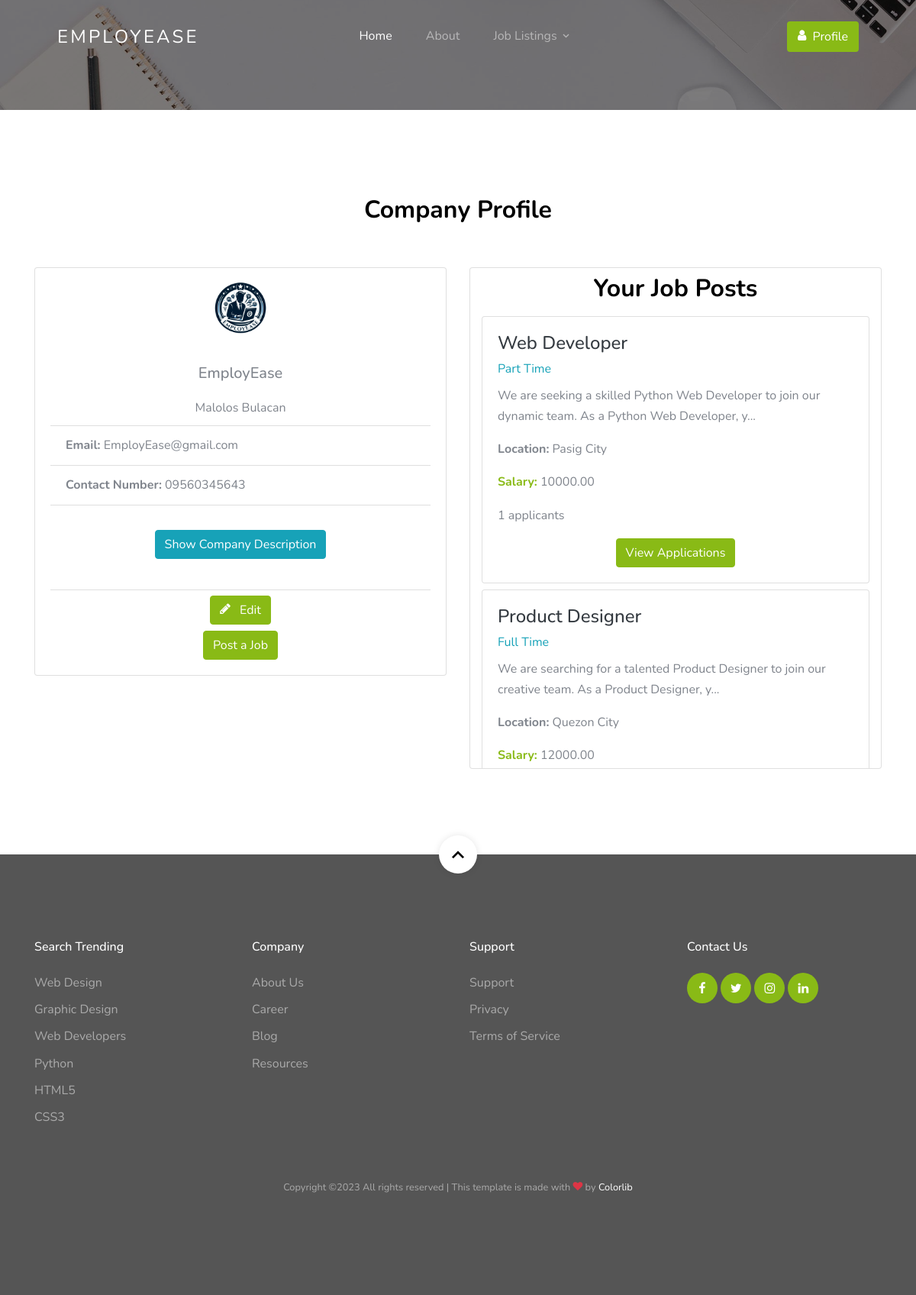
/company_profile/ (signed in), run on the app's committed database.
### website/models.py (models this page shows, shortened)
class Employer(models.Model):
    user_profile = models.OneToOneField(UserProfile, on_delete=models.CASCADE, related_name='employer')
    company_name = models.CharField(max_length=255)
    company_address = models.CharField(max_length=255)
    company_email = models.EmailField()
    contact_number = models.CharField(max_length=15)
    company_logo = models.ImageField(upload_to='company_logo/', null=True, blank=True)
    company_desc = models.CharField(max_length=655, null=True, blank=True)

class JobPosting(models.Model):
    JOB_TYPE_CHOICES = [
    ('full_time', 'Full Time'),
    ('freelancer', 'Freelancer'),
    ('part_time', 'Part Time'),
    ('intern', 'Intern'),
    ]
    employer = models.ForeignKey(Employer, on_delete=models.CASCADE, related_name='job_postings')
    job_title = models.CharField(max_length=255)
    job_description = models.TextField()
    job_requirements = models.TextField()
    job_location = models.CharField(max_length=255)
    salary = models.DecimalField(max_digits=10, decimal_places=2)
    job_type = models.CharField(max_length=20, choices=JOB_TYPE_CHOICES, default='full_time')
    application_deadline = models.DateField(null=True, blank=True)
    is_verified = models.BooleanField(default=False)
    @property
    def num_applicants(self):
        return UserCV.objects.filter(job_posting=self).count()

### website/views.py (the view)
# urls.py: path('company_profile/', views.company_profile, name="company_profile"),
@login_required
def company_profile(request):
    try:
        employer = Employer.objects.get(user_profile__user=request.user)
        job_postings = employer.job_postings.all()
    except Employer.DoesNotExist:
        employer = None
        job_postings = None
    if request.method == 'POST':
        form = EmployerEditForm(request.POST, request.FILES, instance=employer)
        if form.is_valid():
            form.save()
            return redirect('company_profile')
    else:
        form = EmployerEditForm(instance=employer)
    return render(request, 'company_profile.html', {'employer': employer, 'form': form, 'job_postings': job_postings})

### website/templates/company_profile.html (shortened to what this page needs)
{% extends "base/base.html" %}
{% load static %}
{% block template %}
    {% include "base/navbar.html" %}
    <section class="section-hero overlay inner-page bg-image" style="background-image: url('{%static 'website/images/hero_1.jpg'%}');" id="home-section">
    </section>
    <section class="site-section" id="company-profile-section">
        <div class="container">
            <div class="row justify-content-center mb-5">
                <div class="col-md-7 text-center">
                    <h2 class="section-title mb-2">Company Profile</h2>
                </div>
            </div>
        <div class="row">
            <div class="col-md-6">
                {% if employer %}
                    <div class="card">
                        <div class="row justify-content-center mt-2">
                        {% if employer.company_logo %}
                        <img src="{{ employer.company_logo.url }}" class="card-img-top img-fluid logo-8"alt="Company Logo">
                        {% else %}
                        <img src="{%static 'website/images/default_logo.png'%}" class="card-img-top img-fluid logo-8"alt="Company Logo">
                        {% endif %}
                        </div>
                        <div class="card-body">
                            <div class="row justify-content-center mt-2">
                                <h5 class="card-title">{{ employer.company_name }}</h5>
                            </div>
                            <div class="row justify-content-center mt-2">
                                <p class="card-text mb-2">{{ employer.company_address }}</p>
                            </div>
                            <ul class="list-group list-group-flush">
                                <li class="list-group-item">
                                    <strong>Email:</strong> {{ employer.company_email }}
                                </li>
                                <li class="list-group-item">
                                    <strong>Contact Number:</strong> {{ employer.contact_number }}
                                </li>
                                <li class="list-group-item">
                                    <div class="card-body text-center">
                                        <button class="btn btn-info mb-2" type="button" data-toggle="collapse" data-target="#companyDescCollapse" aria-expanded="false" aria-controls="companyDescCollapse">
                                            Show Company Description
                                        </button>
                                    </div>
                                </li>
                            </ul>
                            {% if user == request.user %}
                            <div class="mt-2 align-items-center text-center">
                                <a href="#" data-toggle="modal" data-target="#editEmployerProfileModal" class="btn btn-primary text-center">
                                <i class="mr-2 icon-pencil"></i> Edit
                                </a>
                            </div>
                            <div class="mt-2 align-items-center text-center">
                                <a href="{% url 'post_job' %}" class="btn btn-primary text-center">
                                 Post a Job
                                </a>
                            </div>
                            {% endif %}
                        </div>
                    </div>
                {% else %}
                    <p>No company profile found.</p>
                {% endif %}
            </div>
            <div class="col-md-6">
                {% if employer %}
                    <div class="card">
                        <div class="container">
                            <div class="row justify-content-center">
                                <div class="col-md-7 text-center">
                                    <h2 class="section-title mb-2 mt-2">Your Job Posts</h2>
                                </div>
                            </div>
                            <div class="row" style="max-height: 600px; overflow-y: auto;">
                                {% if employer %}
                                    {% if employer.job_postings.all %}
                                        {% for job in employer.job_postings.all %}
                                            <div class="col-md-12">
                                                <div class="card mt-2">
                                                    <div class="card-body ">
                                                        <h4 class="card-title text-dark fw-bold">{{ job.job_title }}</h4>
                                                        <p class="card-subtitle mb-2 text-info">{{ job.get_job_type_display }}</p>
                                                        <p class="card-text">{{ job.job_description|slice:":100" }}{% if job.job_description|length > 100 %}...{% endif %}</p>
                                                        <p class="card-text"><strong>Location:</strong> {{ job.job_location }}</p>
                                                        <p class="card-text"><strong class="text-success">Salary:</strong> {{ job.salary }}</p>
                                                        <p>{{ job.num_applicants }} applicants</p>
                                                        <div class="mt-2 align-items-center text-center">
                                                            <a href="{% url 'view_applications' job.id %}" class="btn btn-primary text-center">
                                                             View Applications
                                                            </a>
                                                        </div>
                                                    </div>
                                                </div>
                                            </div>
                                        {% endfor %}
                                    {% else %}
                                        <div class="col-md-12">
                                            <p>No job posts found.</p>
                                        </div>
                                    {% endif %}
                                {% endif %}
                            </div>
                        </div>
                    </div>
                {% else %}
                    <p>No company profile found.</p>
                {% endif %}
            </div>
        </div>
        </div>
    </section>
{% include "base/footer.html" %}
{% endblock %}

### static/website/css/style.css (style rules this page uses)
body { font-weight: 400; font-size: 1rem; line-height: 1.7; position: relative; }
body:after { content: ""; position: absolute; top: 0; left: 0; right: 0; bottom: 0; background: rgba(0, 0, 0, 0.7); z-index: 100; opacity: 0; visibility: hidden; -webkit-transition: .3s all ease; -o-transition: .3s all ease; transition: .3s all ease; }
h1, h2, h3, h4 { color: #000; }
.site-section { padding-top: 7rem; padding-bottom: 7rem; position: relative; z-index: 2; }
.bg-image { background-size: cover; background-position: center center; background-repeat: no-repeat; }
.logo-8 { max-width: 90px; }
.section-title { font-size: 2rem; font-weight: 700; }
.section-hero, .section-hero > .container > .row { height: 100vh; min-height: 900px; }
.section-hero.inner-page, .section-hero.inner-page > .container > .row { height: auto; min-height: auto; padding-top: 6em; padding-bottom: 3em; }
.section-hero.overlay, .section-hero.overlay-2 { position: relative; }
.section-hero.overlay:before, .section-hero.overlay-2:before { z-index: 1; position: absolute; content: ""; top: 0; left: 0; right: 0; bottom: 0; background: rgba(0, 0, 0, 0.5); }
.btn:after, .btn:before { display: none; }
.btn.btn-primary { color: #fff; }

### data on the page
Employer: company_logo (picture), company_name "EmployEase", company_address "Malolos Bulacan", company_email "EmployEase@gmail.com", contact_number "09560345643"
JobPosting: job_title "Web Developer", job_type "Part Time", job_description "We are seeking a skilled Python Web Developer to join our dynamic team. As a Python Web Developer, y", job_location "Pasig City", salary "10000.00", num_applicants "1"
JobPosting: job_title "Product Designer", job_type "Full Time", job_description "We are searching for a talented Product Designer to join our creative team. As a Product Designer, y", job_location "Quezon City", salary "12000.00"
